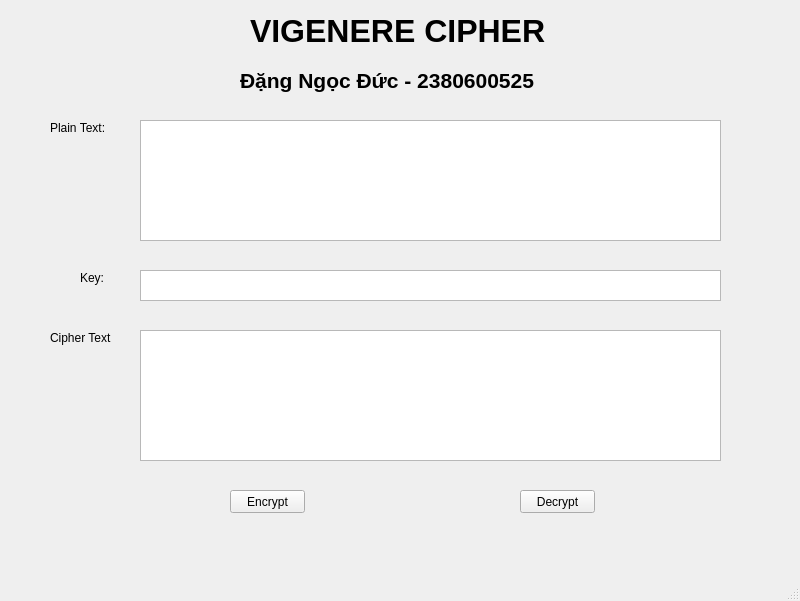
<?xml version="1.0" encoding="UTF-8"?>
<ui version="4.0">
 <class>MainWindow</class>
 <widget class="QMainWindow" name="MainWindow">
  <property name="geometry">
   <rect>
    <x>0</x>
    <y>0</y>
    <width>800</width>
    <height>601</height>
   </rect>
  </property>
  <property name="windowTitle">
   <string>MainWindow</string>
  </property>
  <widget class="QWidget" name="centralwidget">
   <widget class="QLabel" name="label_2">
    <property name="geometry">
     <rect>
      <x>250</x>
      <y>10</y>
      <width>311</width>
      <height>41</height>
     </rect>
    </property>
    <property name="font">
     <font>
      <pointsize>24</pointsize>
      <weight>75</weight>
      <bold>true</bold>
     </font>
    </property>
    <property name="text">
     <string>VIGENERE CIPHER</string>
    </property>
   </widget>
   <widget class="QPlainTextEdit" name="txt_plainText">
    <property name="geometry">
     <rect>
      <x>140</x>
      <y>120</y>
      <width>581</width>
      <height>121</height>
     </rect>
    </property>
   </widget>
   <widget class="QPlainTextEdit" name="txt_cipherText">
    <property name="geometry">
     <rect>
      <x>140</x>
      <y>330</y>
      <width>581</width>
      <height>131</height>
     </rect>
    </property>
   </widget>
   <widget class="QLabel" name="cipherText">
    <property name="geometry">
     <rect>
      <x>50</x>
      <y>330</y>
      <width>61</width>
      <height>16</height>
     </rect>
    </property>
    <property name="text">
     <string>Cipher Text:</string>
    </property>
   </widget>
   <widget class="QPushButton" name="btn_encrypt">
    <property name="geometry">
     <rect>
      <x>230</x>
      <y>490</y>
      <width>75</width>
      <height>23</height>
     </rect>
    </property>
    <property name="text">
     <string>Encrypt</string>
    </property>
   </widget>
   <widget class="QLabel" name="key">
    <property name="geometry">
     <rect>
      <x>80</x>
      <y>270</y>
      <width>31</width>
      <height>16</height>
     </rect>
    </property>
    <property name="text">
     <string>Key:</string>
    </property>
   </widget>
   <widget class="QPlainTextEdit" name="txt_key">
    <property name="geometry">
     <rect>
      <x>140</x>
      <y>270</y>
      <width>581</width>
      <height>31</height>
     </rect>
    </property>
   </widget>
   <widget class="QLabel" name="label_5">
    <property name="geometry">
     <rect>
      <x>240</x>
      <y>60</y>
      <width>321</width>
      <height>41</height>
     </rect>
    </property>
    <property name="font">
     <font>
      <pointsize>16</pointsize>
      <weight>75</weight>
      <bold>true</bold>
     </font>
    </property>
    <property name="text">
     <string>Đặng Ngọc Đức - 2380600525</string>
    </property>
   </widget>
   <widget class="QLabel" name="lb_plainText">
    <property name="geometry">
     <rect>
      <x>50</x>
      <y>120</y>
      <width>61</width>
      <height>16</height>
     </rect>
    </property>
    <property name="text">
     <string>Plain Text:</string>
    </property>
   </widget>
   <widget class="QPushButton" name="btn_decrypt">
    <property name="geometry">
     <rect>
      <x>520</x>
      <y>490</y>
      <width>75</width>
      <height>23</height>
     </rect>
    </property>
    <property name="text">
     <string>Decrypt</string>
    </property>
   </widget>
  </widget>
  <widget class="QMenuBar" name="menubar">
   <property name="geometry">
    <rect>
     <x>0</x>
     <y>0</y>
     <width>800</width>
     <height>21</height>
    </rect>
   </property>
  </widget>
  <widget class="QStatusBar" name="statusbar"/>
 </widget>
 <resources/>
 <connections/>
</ui>
